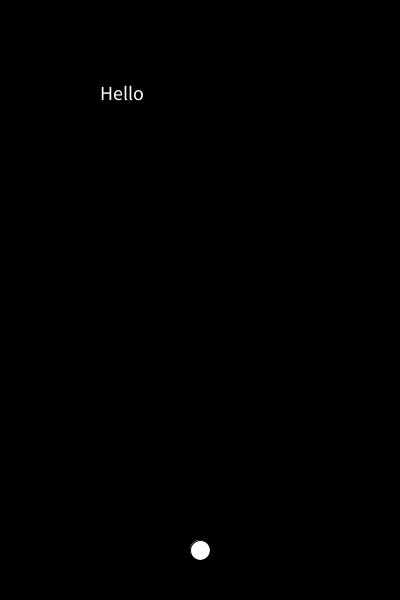
Frame 1 (no input)
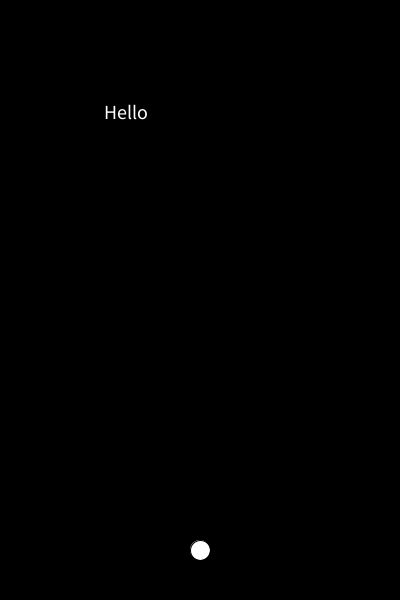
Frame 60 (the mouse pressed at the canvas centre just before this capture)
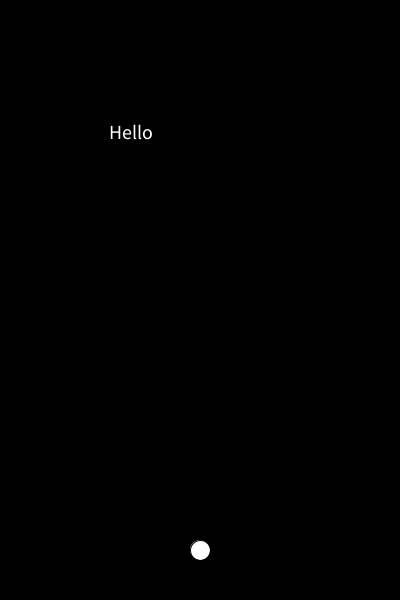
Frame 120 (the mouse held since frame 60 and released just before this capture)

The Processing sketch that drew these frames (run headless with seeded random() and noise(); from frame 60 on, the mouse is pressed at the canvas centre):

// Processing sketch: Week06_8
// ── Week06_8.pde
void setup()
{
  size(400,600);
  textSize(20);
}
String Q = "Hello", A = "";
float x = 100, y = 100;
void draw()
{
  background(0);
  text(Q,x,y);
  ellipse(200,550,20,20);
  float dx = (200-x), dy=(550-y), d = sqrt(dx*dx+dy*dy)*3;
  x += dx /d;
  y += dy /d;
  if(keyPressed)
  {
    stroke(255,0,0);
    line(200,550,x,y);
  }
}
